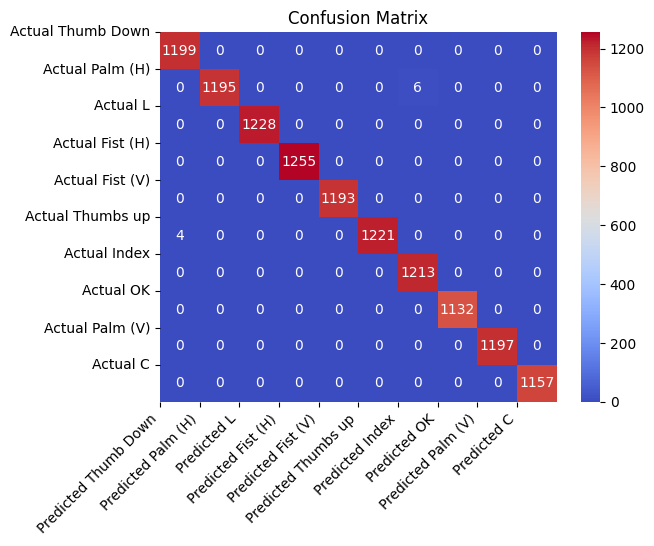
#> input picture HAndgesture_heatmap.png, 654 x 546 px; its folder holds only this picture in this run
$ jupyter execute --allow-errors Hand_GEsture.ipynb   (shell and % lines are left out)
#> lines starting #> are read from the running program, lines starting #| are printed output that depends on the picture
Importing the Data from the Kaggle

[cell 1]
import os

# TensorFlow and tf.keras
import tensorflow as tf
from tensorflow import keras

# Helper libraries
import numpy as np
import matplotlib.pyplot as plt
import cv2 as cv
import pandas as pd

# Sklearn
from sklearn.model_selection import train_test_split # Helps with organizing data for training
from sklearn.metrics import confusion_matrix, f1_score

import os

# TensorFlow and tf.keras
import tensorflow as tf
from tensorflow import keras

# Helper libraries
import numpy as np
import matplotlib.pyplot as plt
import cv2 as cv
import pandas as pd

# Sklearn
from sklearn.model_selection import train_test_split # Helps with organizing data for training
from sklearn.metrics import confusion_matrix, f1_score

print(tf.__version__)

[cell 2]
# We need to get all the paths for the images to later load them
imagepaths = []

# Go through all the files and subdirectories inside a folder and save path to images inside list
for root, dirs, files in os.walk(".", topdown=False):
  for name in files:
    path = os.path.join(root, name)
    if path.endswith("png"): # We want only the images
      imagepaths.append(path)
#> further down, img is the input picture: shape (546, 654, 3); mean B, G, R 217.5, 174.7, 174.9
#> `img = cv.cvtColor(img, cv.COLOR_BGR2GRAY)`:
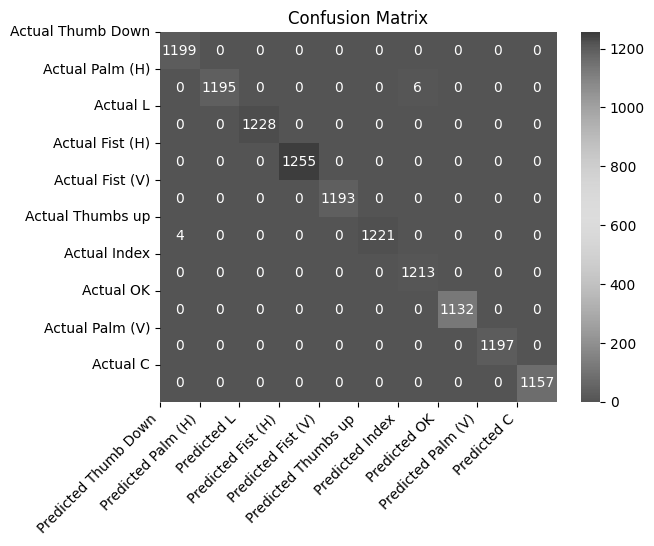
#> img: shape (546, 654); min 0, max 255, mean 179.6
#> `_, thresh = cv.threshold(img, 50, 255, cv.THRESH_BINARY)`:
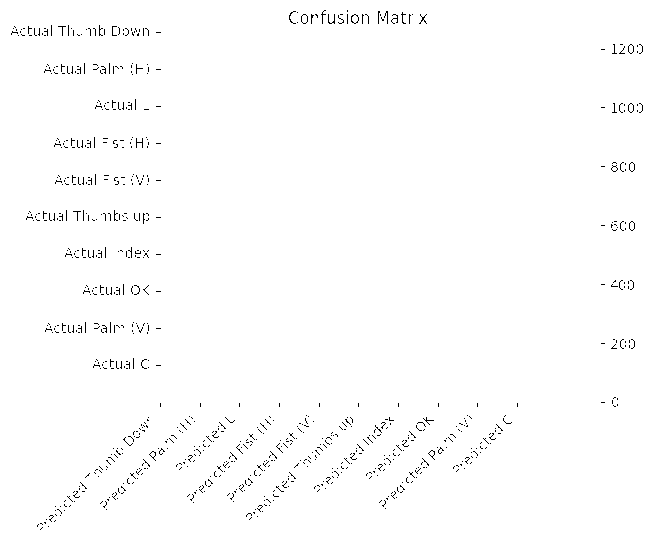
#> thresh: shape (546, 654); 98.9% white; black in thin lines or dots
#> `contours, _ = cv.findContours(thresh, cv.RETR_EXTERNAL, cv.CHAIN_APPRO..`: contours = [[[0, 0], [0, 545], [653, 545], [653, 0]]]
#> `largest_contour = max(contours, key=cv.contourArea)`: largest_contour = [[0, 0], [0, 545], [653, 545], [653, 0]]
#> `x, y, w, h = cv.boundingRect(largest_contour)`: x = 0; w = 654; h = 546
#> `cropped_image = cv.resize(cropped_image, (128,128))`:
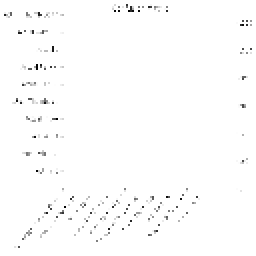
#> cropped_image: shape (128, 128) (shown 2 times larger); min 0, max 255, mean 252.5

print(len(imagepaths)) # If > 0, then a PNG image was loaded

Function to plot the Image by considering the path

[cell 3]
# This function is used more for debugging and showing results later. It plots the image into the notebook

# [14 lines left out: function plot_image, not called in this run]

Plotting the Image

#> (a cell that did not finish here is left out)

#> (a cell that did not finish here is left out)

#> (a cell that did not finish here is left out)

[cell 7]
# [38 lines left out: function crop_finger_tip, not called in this run]

#> (a cell that did not finish here is left out)

Converting the image to Numericla data
// 2. Normalizing the pixel values of the image
// 3. Converting it to the grayscale image

[cell 9]
X = [] # Image data
Y = [] # Labels

# Loops through imagepaths to load images and labels into arrays
#> (the rest of this cell did not finish here and is left out)
